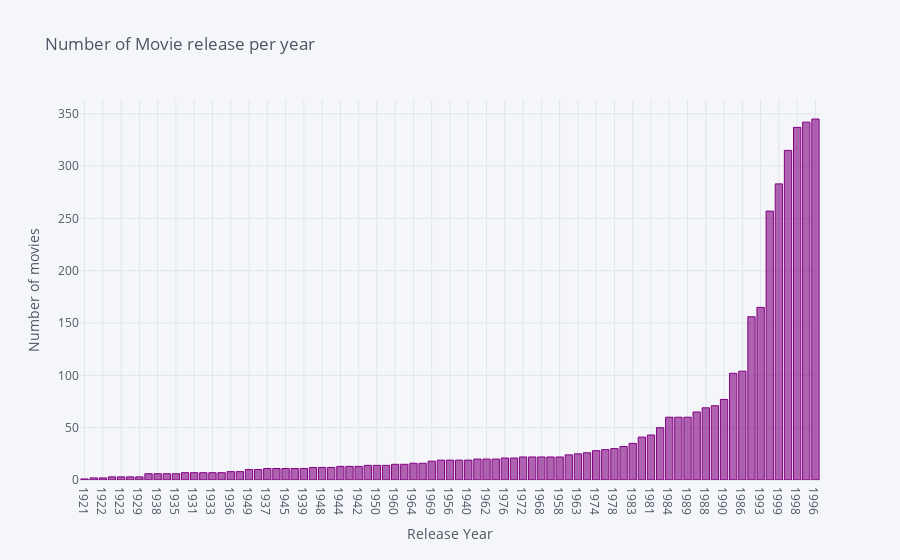

The code cell stored with this chart in its notebook:
### Code cell
#Plot it here
Master_Data.groupby('Release Year')['Title'].nunique().sort_values().iplot(kind = 'bar',
                                                                     color = 'purple',
                                                                     title = 'Number of Movie release per year', 
                                                                     xTitle = 'Release Year', yTitle = 'Number of movies')

### Figure 1 — Plotly figure (JSON) as saved in the notebook; plotly's stock layout.template omitted (floating-point values rounded to 4 significant figures)
{"data": [{"marker": {"color": "rgba(128, 0, 128, 0.6)", "line": {"color": "rgba(128, 0, 128, 1.0)", "width": 1}}, "name": "Title", "orientation": "v", "text": "", "type": "bar", "x": ["1921", "1920", "1922", "1919", "1923", "1928", "1929", "1925", "1938", "1927", "1935", "1930", "1931", "1932", "1933", "1934", "1936", "1926", "1949", "1943", "1937", "1952", "1945", "1941", "1939", "1966", "1948", "1951", "1944", "1946", "1942", "1947", "1950", "1953", "1960", "1954", "1964", "1970", "1969", "1955", "1956", "1961", "1940", "1957", "1962", "1965", "1976", "1975", "1972", "1977", "1968", "1959", "1958", "1967", "1963", "1971", "1974", "1973", "1978", "1979", "1983", "1980", "1981", "1982", "1984", "1991", "1989", "1985", "1988", "1987", "1990", "1992", "1986", "2000", "1993", "1994", "1999", "1997", "1998", "1995", "1996"], "y": [1, 2, 2, 3, 3, 3, 3, 6, 6, 6, 6, 7, 7, 7, 7, 7, 8, 8, 10, 10, 11, 11, 11, 11, 11, 12, 12, 12, 13, 13, 13, 14, 14, 14, 15, 15, 16, 16, 18, 19, 19, 19, 19, 20, 20, 20, 21, 21, 22, 22, 22, 22, 22, 24, 25, 26, 28, 29, 30, 32, 35, 41, 43, 50, 60, 60, 60, 65, 69, 71, 77, 102, 104, 156, 165, 257, 283, 315, 337, 342, 345]}], "layout": {"legend": {"bgcolor": "#F5F6F9", "font": {"color": "#4D5663"}}, "paper_bgcolor": "#F5F6F9", "plot_bgcolor": "#F5F6F9", "title": {"font": {"color": "#4D5663"}, "text": "Number of Movie release per year"}, "xaxis": {"gridcolor": "#E1E5ED", "showgrid": true, "tickfont": {"color": "#4D5663"}, "title": {"font": {"color": "#4D5663"}, "text": "Release Year"}, "zerolinecolor": "#E1E5ED"}, "yaxis": {"gridcolor": "#E1E5ED", "showgrid": true, "tickfont": {"color": "#4D5663"}, "title": {"font": {"color": "#4D5663"}, "text": "Number of movies"}, "zerolinecolor": "#E1E5ED"}}}
